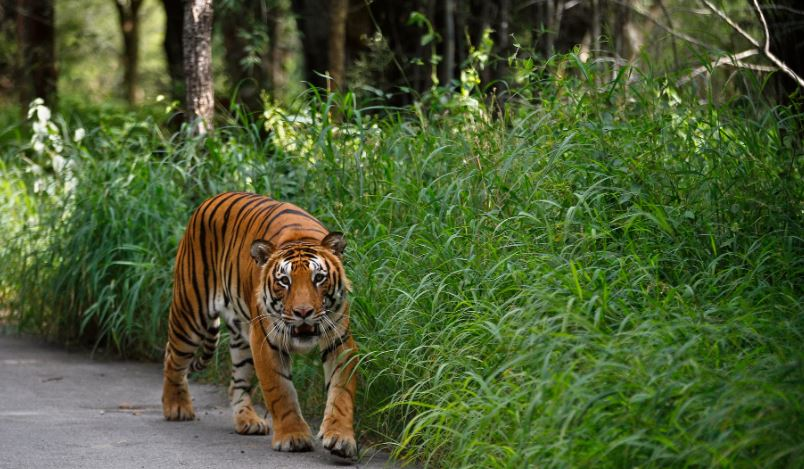
#> input picture A4/LRP/tiger.jpg, 804 x 469 px
$ jupyter execute --allow-errors 'Layerwise Relevance Propogation Variations.ipynb'   (older library calls are emulated)
#> lines starting #> are read from the running program, lines starting #| are printed output that depends on the picture
# Notes

Modules are from: https://github.com/fhvilshoj/TorchLRP.git

# Imports

[cell 1]
import numpy as np
import matplotlib.pyplot as plt

from matplotlib.pyplot import imshow
import cv2

from PIL import Image

import lrp

import torch
import torch.nn as nn
from torch import topk
import torchvision
from torchvision import models, transforms

# Define Transform

#> (a cell that did not finish here is left out)

# Load model

#> (a cell that did not finish here is left out)

# Load labels

[cell 4]
def load_synset_classes(file_path):
    # load the synset text file for labels
#> called with file_path = 'labels.txt'
    all_classes = []
    with open(file_path, 'r') as f:
#> (reads A4/LRP/labels.txt from the repository)
        for line in f.readlines():
            label = line.strip().split(':', 1)[1].strip(" '").split(',')[0]
            label = label.strip("'")  # Remove any remaining single quotes
            all_classes.append(label)
    return all_classes

# get all the classes in a list
all_classes = load_synset_classes('labels.txt')

# Load image

[cell 5]
input_file = "tiger.jpg"

image = cv2.imread(input_file)
#> image is the input picture: shape (469, 804, 3); mean B, G, R 50.4, 92.9, 76.2
image = cv2.cvtColor(image, cv2.COLOR_BGR2RGB)
height, width, _ = image.shape
#> height = 469; width = 804

imshow(image)

# Variations

### Flip

[cell 6]
flipped_image = cv2.flip(image, 1)
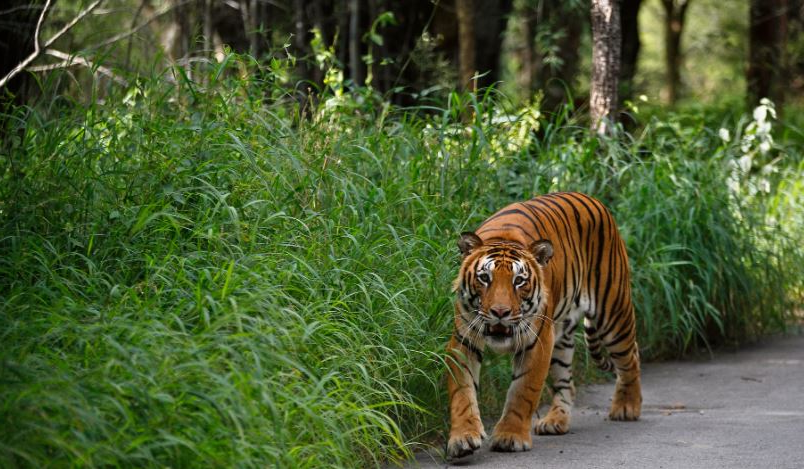
#> flipped_image: shape (469, 804, 3); mean R, G, B 76.2, 92.9, 50.4

### Noise

[cell 7]
def add_noise(image, mean=0, stddev=30):
#> called with mean = 0, stddev = 100
    h, w, c = image.shape
#> h = 469; w = 804; c = 3
    noise = np.random.normal(mean, stddev, (h, w, c)).astype(np.float32)
    noisy_image = image.astype(np.float32) + noise
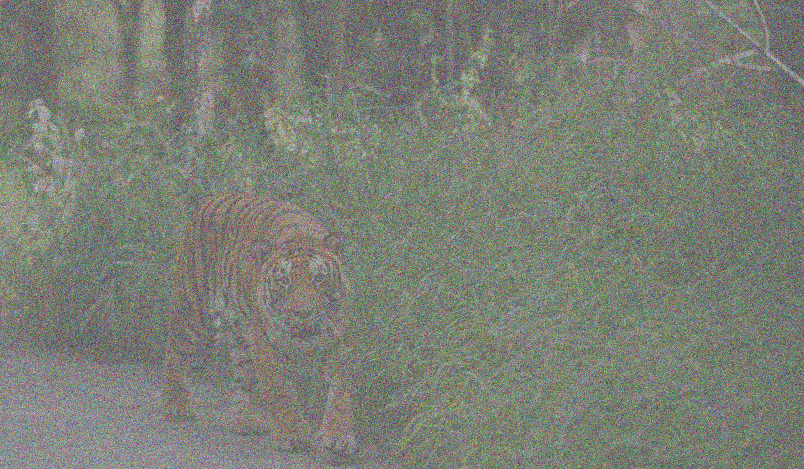
#> noisy_image: shape (469, 804, 3) float32; mean R, G, B 76.2, 93.1, 50.5; drawn with min black and max white
    noisy_image = np.clip(noisy_image, 0, 255).astype(np.uint8)
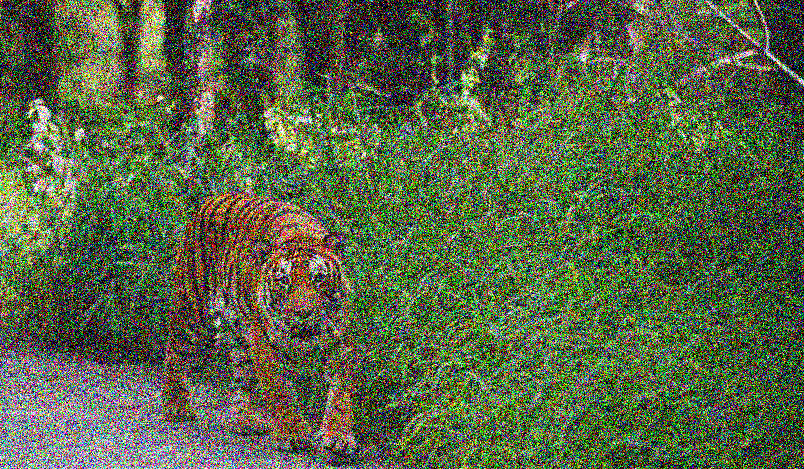
#> noisy_image: shape (469, 804, 3); mean R, G, B 88.7, 101.2, 71.1
    return noisy_image

noisy_image = add_noise(image,0,100)

### Contrast

[cell 8]
contrast_image = cv2.convertScaleAbs(image, alpha=1.5, beta=0)
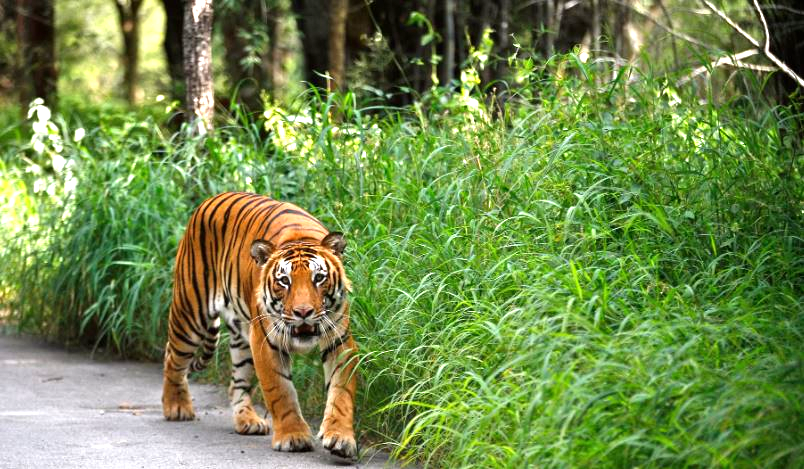
#> contrast_image: shape (469, 804, 3); mean R, G, B 113.3, 138.2, 75.3

### Show results

[cell 9]
# Display the images in a 2x2 grid
fig, axs = plt.subplots(2, 2, figsize=(15, 10))

# Display the original image
axs[0,0].imshow(image)
axs[0,0].set_title('Original Image')
axs[0,0].axis('off')

# Display the flipped and noisy image
axs[0,1].imshow(flipped_image)
axs[0,1].set_title('Flipped Image')
axs[0,1].axis('off')

# Display the noisy image
axs[1,0].imshow(noisy_image)
axs[1,0].set_title('Noisy Image')
axs[1,0].axis('off')

# Display the enhanced image
axs[1,1].imshow(contrast_image)
axs[1,1].set_title('Contrasted Image')
axs[1,1].axis('off')

# Show the grid of images
plt.savefig("LRP_variations.jpg")
plt.show()
